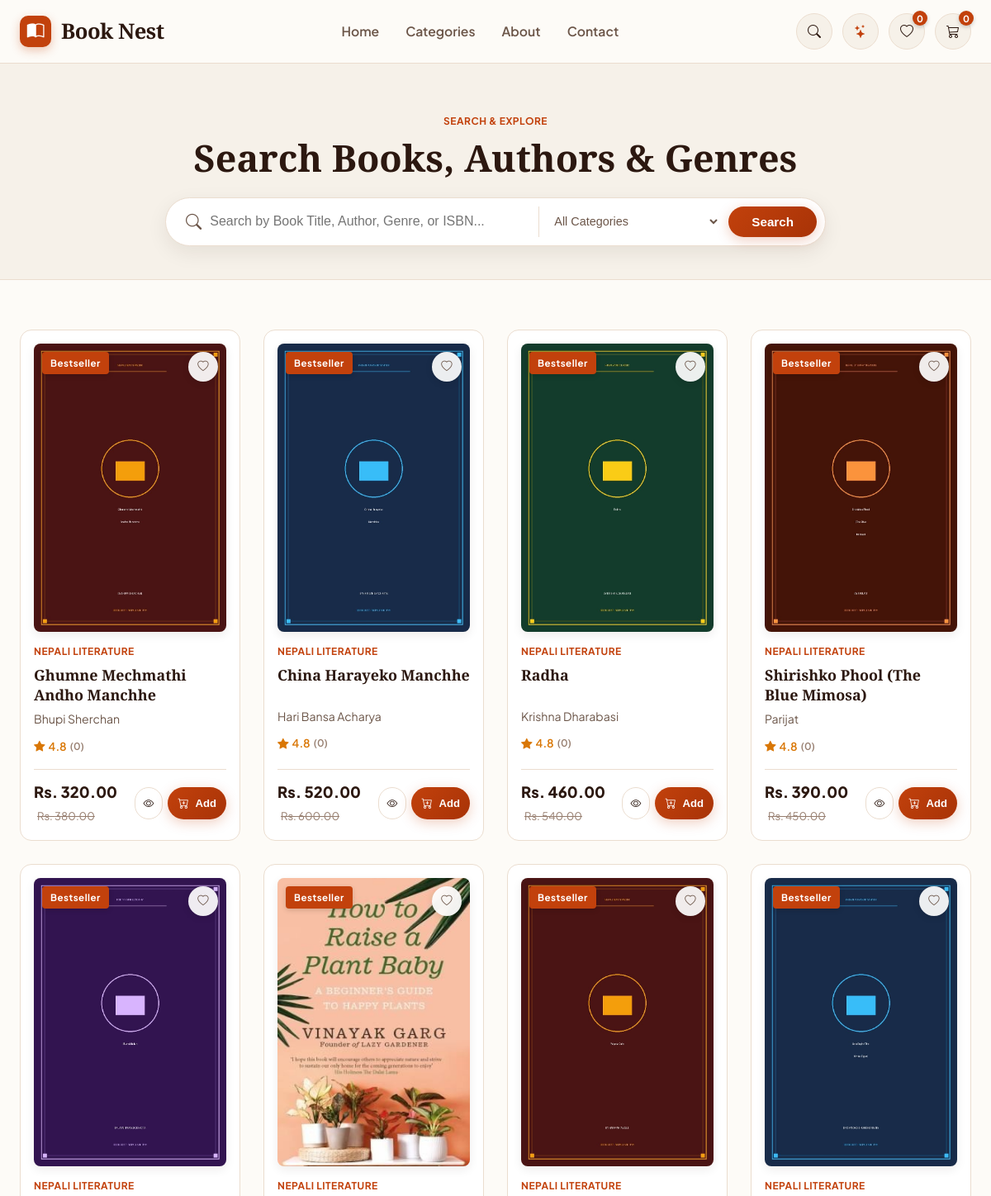
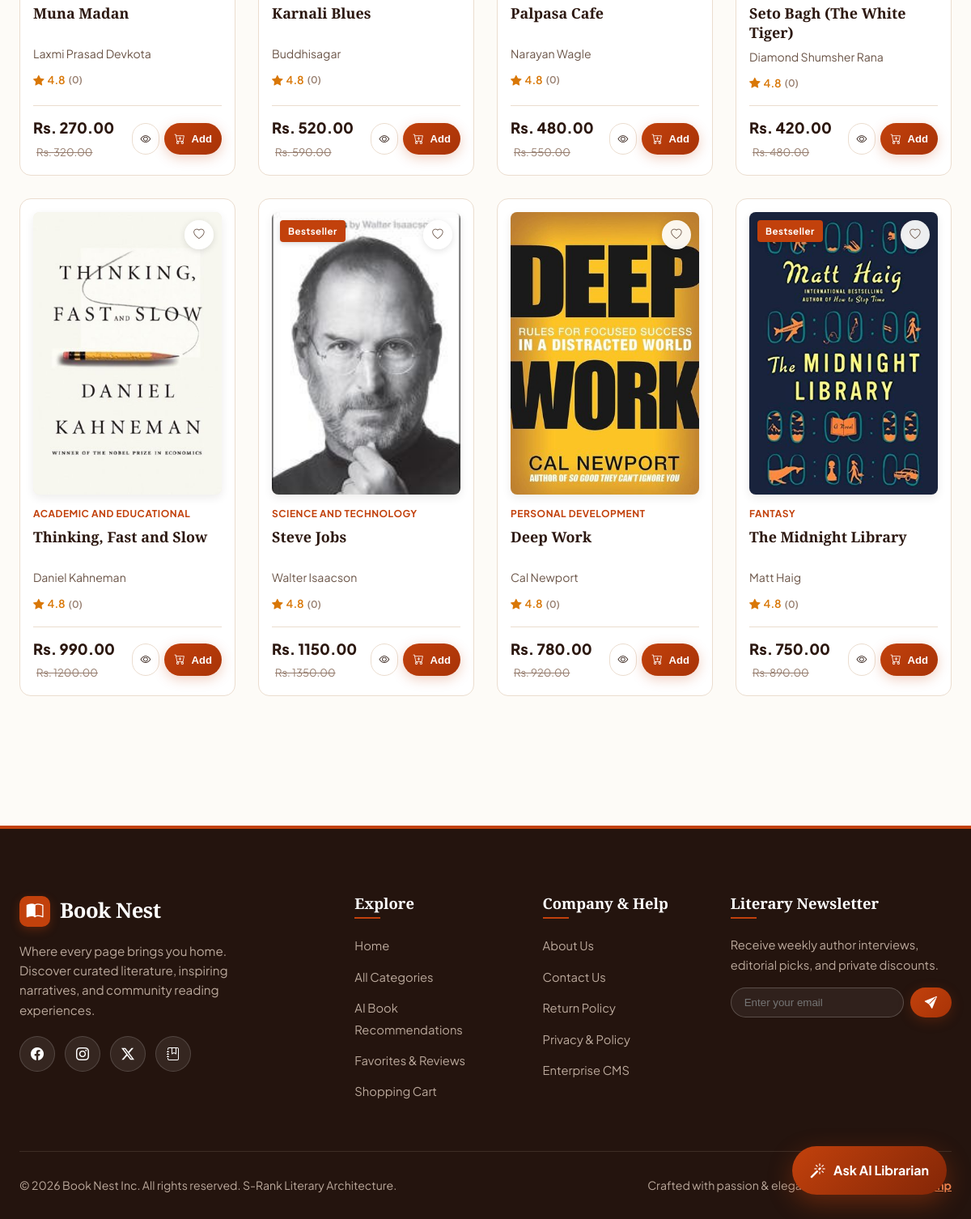
The app's page /search/ with its own data (2 pictures, top to bottom).
### core/models.py (models this page shows, shortened)
class Book(models.Model):
    title = models.CharField(max_length=255)
    slug = models.SlugField(max_length=280, unique=True, blank=True)
    author = models.ForeignKey(Author, on_delete=models.CASCADE, related_name='books')
    category = models.ForeignKey(Category, on_delete=models.CASCADE, related_name='books')
    description = models.TextField()
    price = models.DecimalField(max_digits=10, decimal_places=2, validators=[MinValueValidator(0.0)])
    discount_price = models.DecimalField(max_digits=10, decimal_places=2, null=True, blank=True)
    cover_image = models.ImageField(upload_to='books/covers/', blank=True, null=True)
    isbn = models.CharField(max_length=20, unique=True, blank=True, null=True)
    pages = models.PositiveIntegerField(default=300)
    language = models.CharField(max_length=50, default="English")
    publication_date = models.DateField(null=True, blank=True)
    is_bestseller = models.BooleanField(default=False)
    is_new_arrival = models.BooleanField(default=False)
    is_book_of_the_week = models.BooleanField(default=False)
    is_featured = models.BooleanField(default=False)
    stock = models.PositiveIntegerField(default=50)
    created_at = models.DateTimeField(auto_now_add=True)
    updated_at = models.DateTimeField(auto_now=True)
    class Meta:
        ordering = ['-created_at']
    @property
    def average_rating(self):
        reviews = self.reviews.all()
        if reviews.exists():
            return round(sum(r.rating for r in reviews) / reviews.count(), 1)
        return 4.8  # Default high rating if no reviews yet
    @property
    def review_count(self):
        return self.reviews.count()

class Category(models.Model):
    name = models.CharField(max_length=100, unique=True)
    slug = models.SlugField(max_length=120, unique=True, blank=True)
    description = models.TextField(blank=True)
    icon = models.CharField(max_length=50, default="bi-book", help_text="Bootstrap/FontAwesome icon identifier or emoji")
    created_at = models.DateTimeField(auto_now_add=True)
    class Meta:
        verbose_name_plural = "Categories"
        ordering = ['name']

class Author(models.Model):
    name = models.CharField(max_length=200)
    slug = models.SlugField(max_length=220, unique=True, blank=True)
    bio = models.TextField(blank=True)
    photo = models.ImageField(upload_to='authors/', blank=True, null=True)
    class Meta:
        ordering = ['name']

### core/views.py (the view, shortened to what this page needs)
# urls.py: path('search/', views.search_view, name='search'),
def search_view(request):
    q = request.GET.get('q', '').strip()
    category_slug = request.GET.get('category', '')
    author_q = request.GET.get('author', '')
    books = Book.objects.all().select_related('author', 'category')
    if category_slug:
        books = books.filter(category__slug=category_slug)
    if author_q:
        books = books.filter(author__name__icontains=author_q)
    paginator = Paginator(books, 12)
    page_number = request.GET.get('page')
    page_obj = paginator.get_page(page_number)
    categories = Category.objects.all()
    return render(request, 'core/search.html', {
        'query': q,
        'page_obj': page_obj,
        'books': page_obj.object_list,
        'categories': categories,
        'total_results': books.count(),
    })

### core/cart.py (called while the page is built)
    def __len__(self):
        return sum(item['quantity'] for item in self.cart.values())

    def get_subtotal(self):
        subtotal = Decimal('0.00')
        book_ids = self.cart.keys()
        books = {b.id: (b.discount_price if b.discount_price else b.price) for b in Book.objects.filter(id__in=book_ids)}
        for book_id, item in self.cart.items():
            if int(book_id) in books:
                subtotal += books[int(book_id)] * item['quantity']
        return subtotal

    def get_delivery_fee(self):
        if len(self) == 0:
            return Decimal('0.00')
        if self.get_subtotal() >= Decimal('1500.00'):
            return Decimal('0.00')
        return Decimal('100.00')

    def get_total(self):
        return self.get_subtotal() + self.get_delivery_fee()

### core/context_processors.py (called while the page is built)
def booknest_context(request):
    categories = Category.objects.all()[:12]
    cart = Cart(request)
    if request.user.is_authenticated:
        fav_count = Favorite.objects.filter(user=request.user).count()
    else:
        if not request.session.session_key:
            request.session.create()
        fav_count = Favorite.objects.filter(session_key=request.session.session_key).count()
    return {
        'nav_categories': categories,
        'cart_count': len(cart),
        'cart_total': cart.get_total(),
        'fav_count': fav_count,
        'vapid_public_key': getattr(settings, 'VAPID_PUBLIC_KEY', ''),
        'developer_name': 'Aditi Bohara',
        'developer_url': 'https://aditibohara.com.np',
        'site_motto': 'Where every page brings you home.',
    }

### templates/core/search.html (shortened to what this page needs)
{% extends "base.html" %}
{% block content %}
<section style="padding:60px 0 40px;background:var(--bg-cream-soft);border-bottom:1px solid var(--border-color);">
  <div class="nest-container">
    <div style="max-width:800px;margin:0 auto;text-align:center;">
      <span class="book-category-tag">Search & Explore</span>
      <h1 style="font-size:2.8rem;margin-bottom:20px;">Search Books, Authors & Genres</h1>
      <form method="GET" action="{% url 'core:search' %}" style="display:flex;gap:10px;background:var(--bg-card);padding:10px;border-radius:var(--radius-full);box-shadow:var(--shadow-md);border:1px solid var(--border-color);">
        <div style="display:flex;align-items:center;padding-left:14px;flex:1;gap:10px;">
          <i class="bi bi-search" style="color:var(--text-muted);font-size:1.2rem;"></i>
          <input type="text" name="q" value="{{ query }}" placeholder="Search by Book Title, Author, Genre, or ISBN..." style="border:none;outline:none;width:100%;font-size:1rem;background:transparent;">
        </div>
        <select name="category" style="border:none;border-left:1px solid var(--border-color);padding:0 14px;outline:none;background:transparent;font-size:0.9rem;color:var(--text-muted);">
          <option value="">All Categories</option>
        </select>
        <button type="submit" class="btn-primary" style="padding:10px 28px;">Search</button>
      </form>
    </div>
  </div>
</section>
<section style="padding:60px 0;">
  <div class="nest-container">
    {% if books %}
      <div class="book-grid">
        {% for book in books %}
          <div class="book-card">
            <div class="book-cover-wrap">
              {% if book.is_bestseller %}
                <span class="book-badge-tag">Bestseller</span>
              {% endif %}
              <button class="card-fav-btn ajax-toggle-fav" data-book-id="{{ book.id }}" title="Favorite">
                <i class="bi bi-heart"></i>
              </button>
              <a href="{% url 'core:book_detail' slug=book.slug %}">
                <img src="{% if book.cover_image %}{{ book.cover_image.url }}{% else %}/static/images/default_cover.svg{% endif %}" alt="{{ book.title }}" class="book-cover-img" loading="lazy">
              </a>
            </div>
            <div class="book-category-tag">{{ book.category.name }}</div>
            <h3 class="book-card-title"><a href="{% url 'core:book_detail' slug=book.slug %}">{{ book.title }}</a></h3>
            <p class="book-card-author">{{ book.author.name }}</p>
            <div class="book-rating">
              <i class="bi bi-star-fill"></i>
              <span>{{ book.average_rating }}</span>
              <span style="color:var(--text-light);font-size:0.75rem;">({{ book.review_count }})</span>
            </div>
            <div class="book-price-row">
              <div>
                <span class="book-price">Rs. {{ book.discount_price|default:book.price }}</span>
                {% if book.discount_price %}
                  <span class="book-discount-price">Rs. {{ book.price }}</span>
                {% endif %}
              </div>
              <div style="display:flex;gap:6px;">
                <a href="{% url 'core:book_detail' slug=book.slug %}" class="btn-secondary" style="padding:8px 10px;font-size:0.8rem;" title="View Details">
                  <i class="bi bi-eye"></i>
                </a>
                <button class="btn-primary ajax-add-cart" data-book-id="{{ book.id }}" style="padding:8px 12px;font-size:0.82rem;" title="Add to Cart">
                  <i class="bi bi-cart-plus"></i> Add
                </button>
              </div>
            </div>
          </div>
        {% endfor %}
      </div>
    {% endif %}
  </div>
</section>
{% endblock %}

### templates/base.html (shortened to what this page needs)
<!DOCTYPE html>
<html lang="en">
<head>
  <link rel="stylesheet" href="https://cdn.jsdelivr.net/npm/bootstrap-icons@1.11.3/font/bootstrap-icons.min.css">
  <link rel="stylesheet" href="/static/css/style.css">
</head>
<body>
  <header class="nest-navbar">
    <div class="nest-container nav-wrapper">
      <a href="{% url 'core:home' %}" class="logo-brand">
        <div class="brand-mark"><i class="bi bi-book-half"></i></div>
        <span>Book Nest</span>
      </a>
      <nav>
        <ul class="nav-links">
          <li><a href="{% url 'core:home' %}" class="nav-link {% if request.resolver_match.url_name == 'home' %}active{% endif %}">Home</a></li>
          <li><a href="{% url 'core:category_list' %}" class="nav-link {% if 'category' in request.path %}active{% endif %}">Categories</a></li>
          <li><a href="{% url 'core:about' %}" class="nav-link {% if request.resolver_match.url_name == 'about' %}active{% endif %}">About</a></li>
          <li><a href="{% url 'core:contact' %}" class="nav-link {% if request.resolver_match.url_name == 'contact' %}active{% endif %}">Contact</a></li>
        </ul>
      </nav>
      <div class="nav-actions">
        <a href="{% url 'core:search' %}" class="btn-icon" title="Search Books">
          <i class="bi bi-search"></i>
        </a>
        <a href="{% url 'core:ai_recommendations' %}" class="btn-icon" title="AI Book Recommendation" style="color:var(--primary);">
          <i class="bi bi-stars"></i>
        </a>
        <a href="{% url 'core:favorites' %}" class="btn-icon" title="Favorites & Ratings">
          <i class="bi bi-heart"></i>
          <span class="badge-counter fav-badge">{{ fav_count|default:"0" }}</span>
        </a>
        <a href="{% url 'core:cart_detail' %}" class="btn-icon" title="Shopping Cart">
          <i class="bi bi-cart3"></i>
          <span class="badge-counter cart-badge">{{ cart_count|default:"0" }}</span>
        </a>
      </div>
    </div>
  </header>
  <a href="{% url 'core:ai_recommendations' %}" class="floating-action-btn" title="AI Book Matchmaker">
    <i class="bi bi-magic" style="font-size:1.2rem;"></i>
    <span>Ask AI Librarian</span>
  </a>
  <main>
    {% block content %}{% endblock %}
  </main>
  <footer class="nest-footer">
    <div class="nest-container">
      <div class="footer-grid">
        <div class="footer-brand">
          <div class="logo-brand" style="color:#FFF;margin-bottom:16px;">
            <div class="brand-mark"><i class="bi bi-book-half"></i></div>
            <span>Book Nest</span>
          </div>
          <p>Where every page brings you home. Discover curated literature, inspiring narratives, and community reading experiences.</p>
          <div style="display:flex;gap:12px;margin-top:16px;">
            <a href="#" class="btn-icon" style="background:rgba(255,255,255,0.08);color:#FFF;border-color:rgba(255,255,255,0.15);" aria-label="Facebook"><i class="bi bi-facebook"></i></a>
            <a href="#" class="btn-icon" style="background:rgba(255,255,255,0.08);color:#FFF;border-color:rgba(255,255,255,0.15);" aria-label="Instagram"><i class="bi bi-instagram"></i></a>
            <a href="#" class="btn-icon" style="background:rgba(255,255,255,0.08);color:#FFF;border-color:rgba(255,255,255,0.15);" aria-label="Twitter"><i class="bi bi-twitter-x"></i></a>
            <a href="#" class="btn-icon" style="background:rgba(255,255,255,0.08);color:#FFF;border-color:rgba(255,255,255,0.15);" aria-label="Goodreads"><i class="bi bi-journal-bookmark"></i></a>
          </div>
        </div>
        <div>
          <h4 class="footer-heading">Explore</h4>
          <ul class="footer-links">
            <li><a href="{% url 'core:home' %}">Home</a></li>
            <li><a href="{% url 'core:category_list' %}">All Categories</a></li>
            <li><a href="{% url 'core:ai_recommendations' %}">AI Book Recommendations</a></li>
            <li><a href="{% url 'core:favorites' %}">Favorites & Reviews</a></li>
            <li><a href="{% url 'core:cart_detail' %}">Shopping Cart</a></li>
          </ul>
        </div>
        <div>
          <h4 class="footer-heading">Company & Help</h4>
          <ul class="footer-links">
            <li><a href="{% url 'core:about' %}">About Us</a></li>
            <li><a href="{% url 'core:contact' %}">Contact Us</a></li>
            <li><a href="{% url 'core:return_policy' %}">Return Policy</a></li>
            <li><a href="{% url 'core:privacy_policy' %}">Privacy & Policy</a></li>
            <li><a href="/admin/">Enterprise CMS</a></li>
          </ul>
        </div>
        <div>
          <h4 class="footer-heading">Literary Newsletter</h4>
          <p style="color:#BBA99C;font-size:0.92rem;margin-bottom:16px;">Receive weekly author interviews, editorial picks, and private discounts.</p>
          <form onsubmit="event.preventDefault(); showToast('Subscribed to Book Nest journal!');" style="display:flex;gap:8px;">
            <input type="email" required placeholder="Enter your email" style="padding:10px 16px;border-radius:var(--radius-full);border:1px solid rgba(255,255,255,0.2);background:rgba(255,255,255,0.06);color:#FFF;flex:1;outline:none;">
            <button type="submit" class="btn-primary" style="padding:10px 18px;"><i class="bi bi-send-fill"></i></button>
          </form>
        </div>
      </div>
      <div class="footer-bottom">
        <div>
          &copy; 2026 Book Nest Inc. All rights reserved. S-Rank Literary Architecture.
        </div>
        <div>
          Crafted with passion & elegance by <a href="https://aditibohara.com.np" target="_blank" rel="noopener" class="dev-link">aditibohara.com.np</a>
        </div>
      </div>
    </div>
  </footer>
</body>
</html>

### records on screen
Book: is_bestseller "Bestseller", cover_image (picture), category.name "NEPALI LITERATURE", title "Ghumne Mechmathi Andho Manchhe", author.name "Bhupi Sherchan", average_rating "4.8", review_count "0", discount_price "320.00", price "380.00"
Book: is_bestseller "Bestseller", cover_image (picture), category.name "NEPALI LITERATURE", title "China Harayeko Manchhe", author.name "Hari Bansa Acharya", average_rating "4.8", review_count "0", discount_price "520.00", price "600.00"
Book: is_bestseller "Bestseller", cover_image (picture), category.name "NEPALI LITERATURE", title "Radha", author.name "Krishna Dharabasi", average_rating "4.8", review_count "0", discount_price "460.00", price "540.00"
Book: is_bestseller "Bestseller", cover_image (picture), category.name "NEPALI LITERATURE", title "Shirishko Phool (The Blue Mimosa)", author.name "Parijat", average_rating "4.8", review_count "0", discount_price "390.00", price "450.00"
Book: is_bestseller "Bestseller", cover_image (picture), category.name "NEPALI LITERATURE", title "Muna Madan", author.name "Laxmi Prasad Devkota", average_rating "4.8", review_count "0", discount_price "270.00", price "320.00"
Book: is_bestseller "Bestseller", cover_image (picture), category.name "NEPALI LITERATURE", title "Karnali Blues", author.name "Buddhisagar", average_rating "4.8", review_count "0", discount_price "520.00", price "590.00"
Book: is_bestseller "Bestseller", cover_image (picture), category.name "NEPALI LITERATURE", title "Palpasa Cafe", author.name "Narayan Wagle", average_rating "4.8", review_count "0", discount_price "480.00", price "550.00"
Book: is_bestseller "Bestseller", cover_image (picture), category.name "NEPALI LITERATURE", title "Seto Bagh (The White Tiger)", author.name "Diamond Shumsher Rana", average_rating "4.8", review_count "0", discount_price "420.00", price "480.00"
Book: cover_image (picture), category.name "ACADEMIC AND EDUCATIONAL", title "Thinking, Fast and Slow", author.name "Daniel Kahneman", average_rating "4.8", review_count "0", discount_price "990.00", price "1200.00"
Book: is_bestseller "Bestseller", cover_image (picture), category.name "SCIENCE AND TECHNOLOGY", title "Steve Jobs", author.name "Walter Isaacson", average_rating "4.8", review_count "0", discount_price "1150.00", price "1350.00"
Book: cover_image (picture), category.name "PERSONAL DEVELOPMENT", title "Deep Work", author.name "Cal Newport", average_rating "4.8", review_count "0", discount_price "780.00", price "920.00"
Book: is_bestseller "Bestseller", cover_image (picture), category.name "FANTASY", title "The Midnight Library", author.name "Matt Haig", average_rating "4.8", review_count "0", discount_price "750.00", price "890.00"

### other values on screen
{{ fav_count|default:"0" }} "0"
{{ cart_count|default:"0" }} "0"
